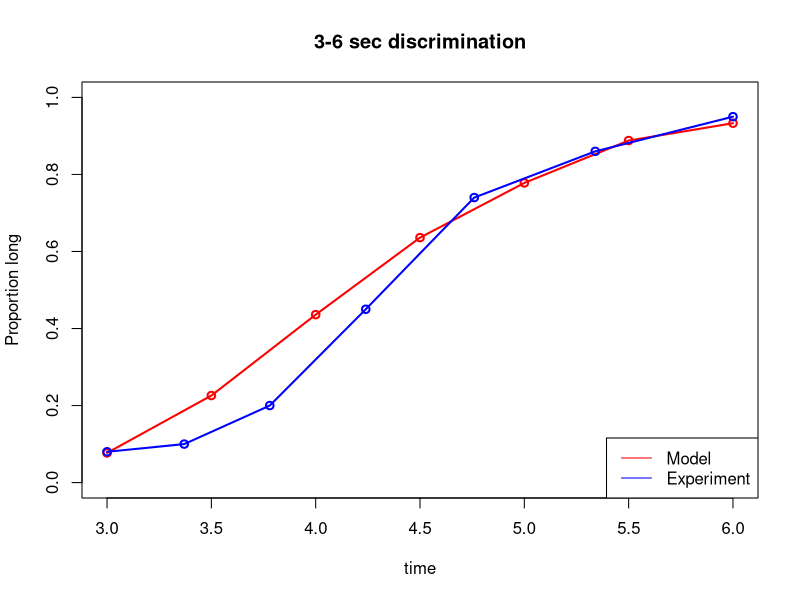
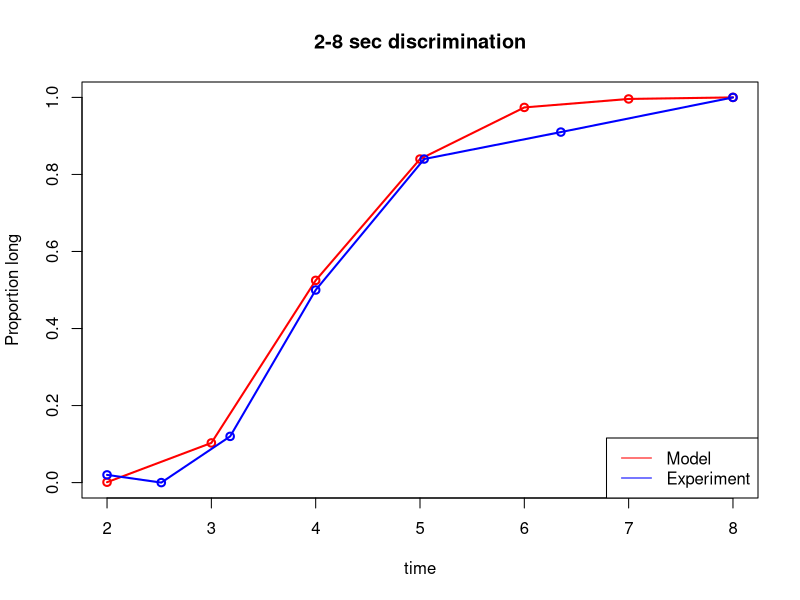
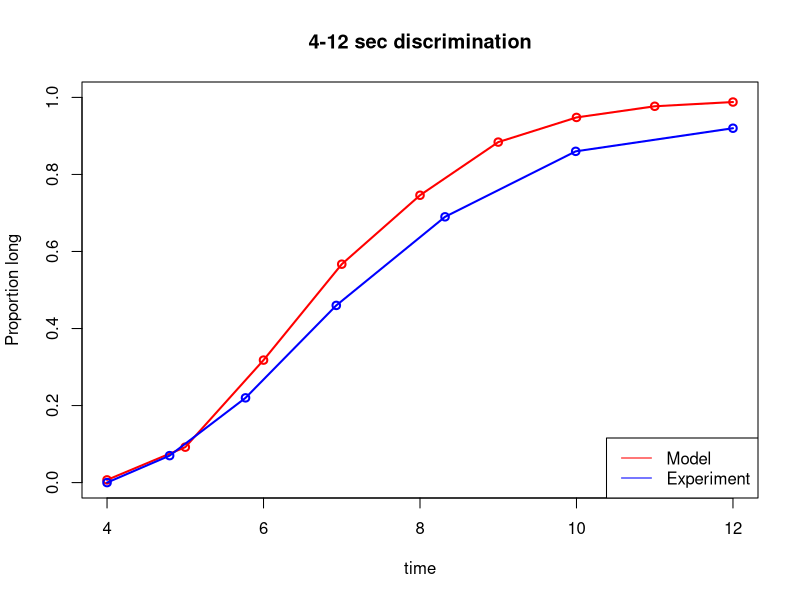

Recreate these plots in R, in order.
# Initial parameters
nrSubjects = 1000   # The 'number of subjects' the bisection model tests on
t_0 = 0.0011        # The starting length of a pulse
a = 1.1             # The growth factor of the pulses
b = 0.015           # Noise influence parameter
  
# Act-R's noise function
actr.noise <- function(s,n=1) {
  rand <- runif(n,min=0.0001,max=0.9999)
  s * log((1 - rand ) / rand)
}

# Convert ticks to time and return time (not used in the bisection model but added for completeness sake)
ticksToTime = function(ticks) {
  # The starting values, the first pulse length is also subject to noise here
  pulseLength = t_0 + actr.noise(b*a*t_0)
  measuredTime = 0
  # Add the time from every tick and return the total measured time
  for(tick in 1:ticks) {
    pulseLength = a * pulseLength + actr.noise(b*a*pulseLength)
    measuredTime = measuredTime + pulseLength
  }
  measuredTime
}

# Convert time to ticks and return ticks
timeToTicks = function(time) {
  # The starting values, the first pulse length is also subject to noise here
  ticks = 0
  pulseLength = t_0 + actr.noise(b*a*t_0)
  measuredTime = 0
  # Until the targetTime is reached, continue to count ticks and return the final count
  while(measuredTime < time) {
    pulseLength = a * pulseLength + actr.noise(b*a*pulseLength)
    measuredTime = measuredTime + pulseLength
    ticks = ticks + 1
  }
  ticks
}

# This function runs the bisection experiment for a specified interval (min, max) and stepsize
bisection = function(min, max, stepsize) {
  # Initialize the long proportion vector and index variable
  propLong = seq(min, max, stepsize)
  i = 1
  # For every step between the interval, let every 'subject' return their estimation of the interval.
  # If the 'subject' estimates long, increase the amount of counted longs
  for(time in seq(min, max, stepsize)) {
    long = 0
    for(subject in 1:nrSubjects) {
      if(timeToTicks(time) >= (timeToTicks(min)+timeToTicks(max))/2) {
        long = long + 1
      }
    }
    # Calculate the proportion of reported longs over all subjects and increase the index
    propLong[i] = long/nrSubjects
    i = i + 1
  }
  return(propLong)
}

# Plot the experiment data and model data for the interval 3-6
# The experiment data
expTime = c(3, 3.37, 3.78, 4.24, 4.76, 5.34,6)
expPropLong = c(0.08, 0.1, 0.2, 0.45, 0.74, 0.86, 0.95)
# The model data
modelPropLong = bisection(3,6,0.5)
# Plots
plot(seq(3,6,0.5), modelPropLong, xlab="time", ylab="Proportion long", type = "o",lwd=2, main="3-6 sec discrimination", col="red", xlim=c(3,6), ylim=c(0,1))
lines(expTime, expPropLong, type = "o",lwd=2, col="blue")
legend("bottomright", c("Model", "Experiment"), lty=c(1,1), col=c("red", "blue"))

# Plot the experiment data and model data for the interval 2-8
# The experiment data
expTime = c(2, 2.52, 3.18, 4, 5.04, 6.35, 8)            
expPropLong = c(0.02, 0, 0.12, 0.5, 0.84, 0.91, 1)     
# The model data
modelPropLong = bisection(2,8,1)
# Plots
plot(seq(2,8,1), modelPropLong, xlab="time", ylab="Proportion long", type = "o",lwd=2, main="2-8 sec discrimination", col="red", xlim=c(2,8), ylim=c(0,1))
lines(expTime, expPropLong, type = "o",lwd=2, col="blue")
legend("bottomright", c("Model", "Experiment"), lty=c(1,1), col=c("red", "blue"))

# Plot the experiment data and model data for the interval 4-12
# The experiment data
expTime = c(4, 4.8, 5.77, 6.93, 8.32, 9.99, 12)
expPropLong = c(0, 0.07, 0.22, 0.46, 0.69, 0.86, 0.92)
# The model data
modelPropLong = bisection(4,12,1)
# Plots
plot(seq(4,12,1), modelPropLong, xlab="time", ylab="Proportion long", type = "o",lwd=2, main="4-12 sec discrimination", col="red", xlim=c(4,12), ylim=c(0,1))
lines(expTime, expPropLong, type = "o",lwd=2, col="blue")
legend("bottomright", c("Model", "Experiment"), lty=c(1,1), col=c("red", "blue"))